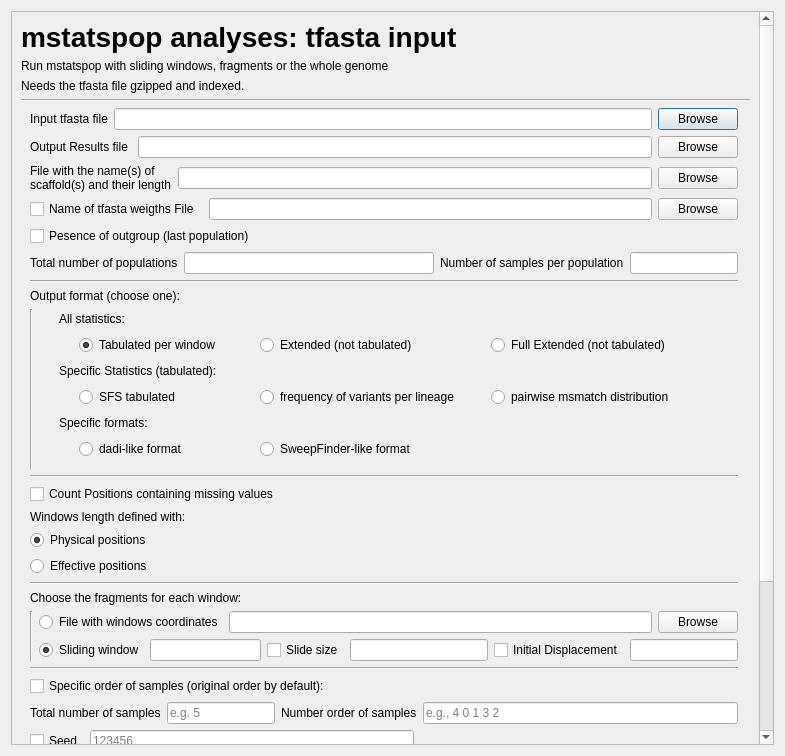
<?xml version="1.0" encoding="UTF-8"?>
<ui version="4.0">
 <class>Dialog</class>
 <widget class="QDialog" name="Dialog">
  <property name="geometry">
   <rect>
    <x>0</x>
    <y>0</y>
    <width>785</width>
    <height>756</height>
   </rect>
  </property>
  <property name="sizePolicy">
   <sizepolicy hsizetype="Preferred" vsizetype="Fixed">
    <horstretch>0</horstretch>
    <verstretch>0</verstretch>
   </sizepolicy>
  </property>
  <property name="minimumSize">
   <size>
    <width>729</width>
    <height>300</height>
   </size>
  </property>
  <property name="windowTitle">
   <string>Dialog</string>
  </property>
  <layout class="QGridLayout" name="gridLayout_4">
   <item row="0" column="0">
    <widget class="QScrollArea" name="scrollArea">
     <property name="sizePolicy">
      <sizepolicy hsizetype="Preferred" vsizetype="Preferred">
       <horstretch>0</horstretch>
       <verstretch>0</verstretch>
      </sizepolicy>
     </property>
     <property name="font">
      <font>
       <weight>50</weight>
       <italic>false</italic>
       <bold>false</bold>
       <underline>false</underline>
       <strikeout>false</strikeout>
       <kerning>true</kerning>
      </font>
     </property>
     <property name="lineWidth">
      <number>0</number>
     </property>
     <property name="widgetResizable">
      <bool>true</bool>
     </property>
     <widget class="QWidget" name="scrollAreaWidgetContents">
      <property name="geometry">
       <rect>
        <x>0</x>
        <y>0</y>
        <width>759</width>
        <height>1238</height>
       </rect>
      </property>
      <layout class="QGridLayout" name="gridLayout_2">
       <item row="0" column="0">
        <layout class="QHBoxLayout" name="horizontalLayout_15">
         <property name="sizeConstraint">
          <enum>QLayout::SetFixedSize</enum>
         </property>
         <property name="topMargin">
          <number>0</number>
         </property>
         <property name="rightMargin">
          <number>10</number>
         </property>
         <item>
          <layout class="QHBoxLayout" name="horizontalLayout_16">
           <property name="rightMargin">
            <number>10</number>
           </property>
           <item>
            <layout class="QVBoxLayout" name="verticalLayout_22">
             <property name="sizeConstraint">
              <enum>QLayout::SetFixedSize</enum>
             </property>
             <property name="bottomMargin">
              <number>0</number>
             </property>
             <item>
              <layout class="QVBoxLayout" name="verticalLayout_23">
               <item>
                <widget class="QLabel" name="label_8">
                 <property name="font">
                  <font>
                   <pointsize>21</pointsize>
                   <weight>75</weight>
                   <bold>true</bold>
                  </font>
                 </property>
                 <property name="text">
                  <string>mstatspop analyses: tfasta input</string>
                 </property>
                </widget>
               </item>
              </layout>
             </item>
             <item>
              <layout class="QVBoxLayout" name="verticalLayout_24">
               <item>
                <widget class="QLabel" name="label_9">
                 <property name="font">
                  <font>
                   <kerning>true</kerning>
                  </font>
                 </property>
                 <property name="text">
                  <string>Run mstatspop with sliding windows, fragments or the whole genome</string>
                 </property>
                </widget>
               </item>
              </layout>
             </item>
             <item>
              <layout class="QVBoxLayout" name="verticalLayout_25">
               <item>
                <widget class="QLabel" name="label_10">
                 <property name="text">
                  <string>Needs the tfasta file gzipped and indexed.</string>
                 </property>
                </widget>
               </item>
              </layout>
             </item>
            </layout>
           </item>
          </layout>
         </item>
         <item>
          <widget class="QLabel" name="logo_4">
           <property name="sizePolicy">
            <sizepolicy hsizetype="Preferred" vsizetype="Fixed">
             <horstretch>0</horstretch>
             <verstretch>0</verstretch>
            </sizepolicy>
           </property>
           <property name="maximumSize">
            <size>
             <width>81</width>
             <height>81</height>
            </size>
           </property>
           <property name="text">
            <string/>
           </property>
           <property name="pixmap">
            <pixmap resource="icon_SPiGA.qrc">:/logo/SPiGA_icon.png</pixmap>
           </property>
           <property name="scaledContents">
            <bool>true</bool>
           </property>
          </widget>
         </item>
        </layout>
       </item>
       <item row="1" column="0">
        <widget class="Line" name="line">
         <property name="orientation">
          <enum>Qt::Horizontal</enum>
         </property>
        </widget>
       </item>
       <item row="2" column="0">
        <widget class="QFrame" name="frameWeight">
         <property name="frameShape">
          <enum>QFrame::NoFrame</enum>
         </property>
         <property name="frameShadow">
          <enum>QFrame::Raised</enum>
         </property>
         <layout class="QVBoxLayout" name="verticalLayout_8">
          <property name="topMargin">
           <number>0</number>
          </property>
          <property name="rightMargin">
           <number>12</number>
          </property>
          <property name="bottomMargin">
           <number>0</number>
          </property>
          <item>
           <layout class="QHBoxLayout" name="horizontalLayout_input_option_i" stretch="0,0,0">
            <property name="spacing">
             <number>6</number>
            </property>
            <item>
             <widget class="QLabel" name="labelInput_tfasta">
              <property name="text">
               <string>Input tfasta file</string>
              </property>
             </widget>
            </item>
            <item>
             <widget class="QLineEdit" name="lineInput_tfasta"/>
            </item>
            <item>
             <widget class="QPushButton" name="openInput_fasta">
              <property name="text">
               <string>Browse</string>
              </property>
              <property name="autoDefault">
               <bool>true</bool>
              </property>
             </widget>
            </item>
           </layout>
          </item>
          <item>
           <layout class="QHBoxLayout" name="horizontalLayout_output_option_o">
            <item>
             <widget class="QLabel" name="labelOutput_tfasta">
              <property name="text">
               <string>Output Results file </string>
              </property>
             </widget>
            </item>
            <item>
             <widget class="QLineEdit" name="lineOutput_tfasta"/>
            </item>
            <item>
             <widget class="QPushButton" name="openInput_fasta_2">
              <property name="text">
               <string>Browse</string>
              </property>
              <property name="autoDefault">
               <bool>true</bool>
              </property>
             </widget>
            </item>
           </layout>
          </item>
          <item>
           <layout class="QHBoxLayout" name="horizontalLayout_option_n">
            <item>
             <widget class="QLabel" name="labelScaffold">
              <property name="text">
               <string>File with the name(s) of
scaffold(s) and their length</string>
              </property>
             </widget>
            </item>
            <item>
             <widget class="QLineEdit" name="lineScaffold">
              <property name="placeholderText">
               <string/>
              </property>
             </widget>
            </item>
            <item>
             <widget class="QPushButton" name="openScaffold">
              <property name="text">
               <string>Browse</string>
              </property>
             </widget>
            </item>
           </layout>
          </item>
          <item>
           <layout class="QHBoxLayout" name="horizontalLayout_75">
            <item>
             <widget class="QCheckBox" name="checkBox_WeightFile">
              <property name="text">
               <string>Name of tfasta weigths File </string>
              </property>
              <property name="autoExclusive">
               <bool>true</bool>
              </property>
             </widget>
            </item>
            <item>
             <widget class="QLineEdit" name="lineWeightFile"/>
            </item>
            <item>
             <widget class="QPushButton" name="openWeightFile">
              <property name="text">
               <string>Browse</string>
              </property>
             </widget>
            </item>
           </layout>
          </item>
          <item>
           <widget class="QCheckBox" name="checkOutgroupWeight">
            <property name="text">
             <string>Pesence of outgroup (last population)</string>
            </property>
           </widget>
          </item>
          <item>
           <layout class="QHBoxLayout" name="horizontalLayout_62">
            <item>
             <widget class="QLabel" name="label_44">
              <property name="text">
               <string>Total number of populations</string>
              </property>
             </widget>
            </item>
            <item>
             <widget class="QLineEdit" name="lineTotalPopsConv"/>
            </item>
            <item>
             <layout class="QHBoxLayout" name="horizontalLayout_60">
              <item>
               <widget class="QLabel" name="label_43">
                <property name="text">
                 <string>Number of samples per population</string>
                </property>
               </widget>
              </item>
              <item>
               <widget class="QLineEdit" name="lineSamplesPopsConv"/>
              </item>
             </layout>
            </item>
           </layout>
          </item>
          <item>
           <widget class="Line" name="line_5">
            <property name="orientation">
             <enum>Qt::Horizontal</enum>
            </property>
           </widget>
          </item>
          <item>
           <layout class="QHBoxLayout" name="horizontalLayout_18">
            <property name="topMargin">
             <number>0</number>
            </property>
            <item>
             <widget class="QLabel" name="label_2">
              <property name="text">
               <string>Output format (choose one):</string>
              </property>
             </widget>
            </item>
           </layout>
          </item>
          <item>
           <layout class="QHBoxLayout" name="horizontalLayout_19">
            <property name="leftMargin">
             <number>0</number>
            </property>
            <property name="bottomMargin">
             <number>0</number>
            </property>
            <item>
             <widget class="Line" name="line_8">
              <property name="orientation">
               <enum>Qt::Vertical</enum>
              </property>
             </widget>
            </item>
            <item>
             <layout class="QVBoxLayout" name="verticalLayout_2">
              <property name="topMargin">
               <number>0</number>
              </property>
              <property name="bottomMargin">
               <number>10</number>
              </property>
              <item>
               <layout class="QHBoxLayout" name="horizontalLayout_13">
                <property name="bottomMargin">
                 <number>0</number>
                </property>
                <item>
                 <spacer name="horizontalSpacer_16">
                  <property name="orientation">
                   <enum>Qt::Horizontal</enum>
                  </property>
                  <property name="sizeType">
                   <enum>QSizePolicy::Fixed</enum>
                  </property>
                  <property name="sizeHint" stdset="0">
                   <size>
                    <width>20</width>
                    <height>20</height>
                   </size>
                  </property>
                 </spacer>
                </item>
                <item>
                 <widget class="QLabel" name="label_3">
                  <property name="text">
                   <string>All statistics:</string>
                  </property>
                 </widget>
                </item>
               </layout>
              </item>
              <item>
               <layout class="QGridLayout" name="gridLayout">
                <property name="bottomMargin">
                 <number>0</number>
                </property>
                <item row="0" column="0">
                 <spacer name="horizontalSpacer_10">
                  <property name="orientation">
                   <enum>Qt::Horizontal</enum>
                  </property>
                  <property name="sizeType">
                   <enum>QSizePolicy::Fixed</enum>
                  </property>
                  <property name="sizeHint" stdset="0">
                   <size>
                    <width>40</width>
                    <height>20</height>
                   </size>
                  </property>
                 </spacer>
                </item>
                <item row="0" column="3">
                 <widget class="QRadioButton" name="radioButton_option_o10">
                  <property name="text">
                   <string>Full Extended (not tabulated)</string>
                  </property>
                  <attribute name="buttonGroup">
                   <string notr="true">buttonGroup_6</string>
                  </attribute>
                 </widget>
                </item>
                <item row="0" column="1">
                 <widget class="QRadioButton" name="radioButton_option_o1">
                  <property name="sizePolicy">
                   <sizepolicy hsizetype="Fixed" vsizetype="Fixed">
                    <horstretch>0</horstretch>
                    <verstretch>0</verstretch>
                   </sizepolicy>
                  </property>
                  <property name="minimumSize">
                   <size>
                    <width>175</width>
                    <height>0</height>
                   </size>
                  </property>
                  <property name="text">
                   <string>Tabulated per window</string>
                  </property>
                  <property name="checked">
                   <bool>true</bool>
                  </property>
                  <attribute name="buttonGroup">
                   <string notr="true">buttonGroup_6</string>
                  </attribute>
                 </widget>
                </item>
                <item row="0" column="2">
                 <widget class="QRadioButton" name="radioButton_oprion_o0">
                  <property name="sizePolicy">
                   <sizepolicy hsizetype="Fixed" vsizetype="Fixed">
                    <horstretch>0</horstretch>
                    <verstretch>0</verstretch>
                   </sizepolicy>
                  </property>
                  <property name="minimumSize">
                   <size>
                    <width>225</width>
                    <height>0</height>
                   </size>
                  </property>
                  <property name="text">
                   <string>Extended (not tabulated)</string>
                  </property>
                  <attribute name="buttonGroup">
                   <string notr="true">buttonGroup_6</string>
                  </attribute>
                 </widget>
                </item>
               </layout>
              </item>
              <item>
               <layout class="QHBoxLayout" name="horizontalLayout_17">
                <property name="bottomMargin">
                 <number>0</number>
                </property>
                <item>
                 <spacer name="horizontalSpacer_18">
                  <property name="orientation">
                   <enum>Qt::Horizontal</enum>
                  </property>
                  <property name="sizeType">
                   <enum>QSizePolicy::Fixed</enum>
                  </property>
                  <property name="sizeHint" stdset="0">
                   <size>
                    <width>20</width>
                    <height>20</height>
                   </size>
                  </property>
                 </spacer>
                </item>
                <item>
                 <widget class="QLabel" name="label_5">
                  <property name="text">
                   <string>Specific Statistics (tabulated):</string>
                  </property>
                 </widget>
                </item>
               </layout>
              </item>
              <item>
               <layout class="QGridLayout" name="gridLayout_3">
                <property name="topMargin">
                 <number>0</number>
                </property>
                <item row="0" column="2">
                 <widget class="QRadioButton" name="radioButton_oprion_o5">
                  <property name="sizePolicy">
                   <sizepolicy hsizetype="Fixed" vsizetype="Fixed">
                    <horstretch>0</horstretch>
                    <verstretch>0</verstretch>
                   </sizepolicy>
                  </property>
                  <property name="minimumSize">
                   <size>
                    <width>225</width>
                    <height>0</height>
                   </size>
                  </property>
                  <property name="text">
                   <string>frequency of variants per lineage </string>
                  </property>
                  <attribute name="buttonGroup">
                   <string notr="true">buttonGroup_6</string>
                  </attribute>
                 </widget>
                </item>
                <item row="0" column="0">
                 <spacer name="horizontalSpacer_15">
                  <property name="orientation">
                   <enum>Qt::Horizontal</enum>
                  </property>
                  <property name="sizeType">
                   <enum>QSizePolicy::Fixed</enum>
                  </property>
                  <property name="sizeHint" stdset="0">
                   <size>
                    <width>40</width>
                    <height>20</height>
                   </size>
                  </property>
                 </spacer>
                </item>
                <item row="0" column="3">
                 <widget class="QRadioButton" name="radioButton_option_o4">
                  <property name="text">
                   <string>pairwise msmatch distribution </string>
                  </property>
                  <attribute name="buttonGroup">
                   <string notr="true">buttonGroup_6</string>
                  </attribute>
                 </widget>
                </item>
                <item row="0" column="1">
                 <widget class="QRadioButton" name="radioButton_option_o2">
                  <property name="sizePolicy">
                   <sizepolicy hsizetype="Fixed" vsizetype="Fixed">
                    <horstretch>0</horstretch>
                    <verstretch>0</verstretch>
                   </sizepolicy>
                  </property>
                  <property name="minimumSize">
                   <size>
                    <width>175</width>
                    <height>0</height>
                   </size>
                  </property>
                  <property name="text">
                   <string>SFS tabulated </string>
                  </property>
                  <attribute name="buttonGroup">
                   <string notr="true">buttonGroup_6</string>
                  </attribute>
                 </widget>
                </item>
               </layout>
              </item>
              <item>
               <layout class="QHBoxLayout" name="horizontalLayout_23">
                <property name="bottomMargin">
                 <number>0</number>
                </property>
                <item>
                 <spacer name="horizontalSpacer_19">
                  <property name="orientation">
                   <enum>Qt::Horizontal</enum>
                  </property>
                  <property name="sizeType">
                   <enum>QSizePolicy::Fixed</enum>
                  </property>
                  <property name="sizeHint" stdset="0">
                   <size>
                    <width>20</width>
                    <height>20</height>
                   </size>
                  </property>
                 </spacer>
                </item>
                <item>
                 <widget class="QLabel" name="label_7">
                  <property name="text">
                   <string>Specific formats:</string>
                  </property>
                 </widget>
                </item>
               </layout>
              </item>
              <item>
               <layout class="QGridLayout" name="gridLayout_6">
                <property name="topMargin">
                 <number>0</number>
                </property>
                <item row="0" column="0">
                 <spacer name="horizontalSpacer_21">
                  <property name="orientation">
                   <enum>Qt::Horizontal</enum>
                  </property>
                  <property name="sizeType">
                   <enum>QSizePolicy::Fixed</enum>
                  </property>
                  <property name="sizeHint" stdset="0">
                   <size>
                    <width>40</width>
                    <height>20</height>
                   </size>
                  </property>
                 </spacer>
                </item>
                <item row="0" column="2">
                 <widget class="QRadioButton" name="radioButton_option_o7">
                  <property name="text">
                   <string>SweepFinder-like format </string>
                  </property>
                  <attribute name="buttonGroup">
                   <string notr="true">buttonGroup_6</string>
                  </attribute>
                 </widget>
                </item>
                <item row="0" column="1">
                 <widget class="QRadioButton" name="radioButton_option_03">
                  <property name="sizePolicy">
                   <sizepolicy hsizetype="Fixed" vsizetype="Fixed">
                    <horstretch>0</horstretch>
                    <verstretch>0</verstretch>
                   </sizepolicy>
                  </property>
                  <property name="minimumSize">
                   <size>
                    <width>175</width>
                    <height>0</height>
                   </size>
                  </property>
                  <property name="text">
                   <string>dadi-like format </string>
                  </property>
                  <attribute name="buttonGroup">
                   <string notr="true">buttonGroup_6</string>
                  </attribute>
                 </widget>
                </item>
               </layout>
              </item>
             </layout>
            </item>
           </layout>
          </item>
          <item>
           <widget class="Line" name="line_4">
            <property name="orientation">
             <enum>Qt::Horizontal</enum>
            </property>
           </widget>
          </item>
          <item>
           <widget class="QCheckBox" name="checkUnknownPosConv">
            <property name="text">
             <string>Count Positions containing missing values</string>
            </property>
           </widget>
          </item>
          <item>
           <widget class="QLabel" name="label_42">
            <property name="text">
             <string>Windows length defined with:</string>
            </property>
           </widget>
          </item>
          <item>
           <layout class="QVBoxLayout" name="verticalLayout_26">
            <item>
             <widget class="QRadioButton" name="radioWindowLength_PhysPos">
              <property name="text">
               <string>Physical positions</string>
              </property>
              <property name="checked">
               <bool>true</bool>
              </property>
              <attribute name="buttonGroup">
               <string notr="true">buttonGroup</string>
              </attribute>
             </widget>
            </item>
            <item>
             <widget class="QRadioButton" name="radioWindowLength_EffPos">
              <property name="contextMenuPolicy">
               <enum>Qt::DefaultContextMenu</enum>
              </property>
              <property name="text">
               <string>Effective positions</string>
              </property>
              <property name="autoExclusive">
               <bool>true</bool>
              </property>
              <attribute name="buttonGroup">
               <string notr="true">buttonGroup</string>
              </attribute>
             </widget>
            </item>
           </layout>
          </item>
          <item>
           <widget class="Line" name="line_9">
            <property name="orientation">
             <enum>Qt::Horizontal</enum>
            </property>
           </widget>
          </item>
          <item>
           <widget class="QLabel" name="label_6">
            <property name="text">
             <string>Choose the fragments for each window: </string>
            </property>
           </widget>
          </item>
          <item>
           <layout class="QHBoxLayout" name="horizontalLayout_22">
            <property name="leftMargin">
             <number>0</number>
            </property>
            <property name="topMargin">
             <number>0</number>
            </property>
            <item>
             <widget class="Line" name="line_6">
              <property name="orientation">
               <enum>Qt::Vertical</enum>
              </property>
             </widget>
            </item>
            <item>
             <layout class="QVBoxLayout" name="verticalLayout_3">
              <property name="spacing">
               <number>-1</number>
              </property>
              <property name="bottomMargin">
               <number>0</number>
              </property>
              <item>
               <layout class="QHBoxLayout" name="horizontalLayout_filesel_option_C">
                <item>
                 <widget class="QRadioButton" name="radioButton_coord_segments">
                  <property name="text">
                   <string>File with windows coordinates</string>
                  </property>
                  <attribute name="buttonGroup">
                   <string notr="true">buttonGroup_7</string>
                  </attribute>
                 </widget>
                </item>
                <item>
                 <widget class="QLineEdit" name="line_coord_segments"/>
                </item>
                <item>
                 <widget class="QPushButton" name="open_coord_segments">
                  <property name="text">
                   <string>Browse</string>
                  </property>
                 </widget>
                </item>
               </layout>
              </item>
              <item>
               <layout class="QHBoxLayout" name="horizontalLayout_21">
                <property name="topMargin">
                 <number>0</number>
                </property>
                <property name="rightMargin">
                 <number>0</number>
                </property>
                <item>
                 <layout class="QHBoxLayout" name="horizontalLayout_20">
                  <property name="bottomMargin">
                   <number>0</number>
                  </property>
                  <item>
                   <widget class="QRadioButton" name="radioButton_SlideWindow">
                    <property name="text">
                     <string>Sliding window</string>
                    </property>
                    <property name="checked">
                     <bool>true</bool>
                    </property>
                    <attribute name="buttonGroup">
                     <string notr="true">buttonGroup_7</string>
                    </attribute>
                   </widget>
                  </item>
                  <item>
                   <widget class="QLineEdit" name="line_SlideWindowSizeConv"/>
                  </item>
                 </layout>
                </item>
                <item>
                 <layout class="QHBoxLayout" name="horizontalLayout_71">
                  <item>
                   <widget class="QCheckBox" name="checkSlideConv">
                    <property name="whatsThis">
                     <string>&lt;html&gt;&lt;head/&gt;&lt;body&gt;&lt;p&gt;by default slide the same size than the window&lt;/p&gt;&lt;/body&gt;&lt;/html&gt;</string>
                    </property>
                    <property name="text">
                     <string>Slide size</string>
                    </property>
                   </widget>
                  </item>
                  <item>
                   <widget class="QLineEdit" name="lineSlideConv"/>
                  </item>
                 </layout>
                </item>
                <item>
                 <layout class="QHBoxLayout" name="horizontalLayout_72">
                  <item>
                   <widget class="QCheckBox" name="check_Displacement">
                    <property name="whatsThis">
                     <string>&lt;html&gt;&lt;head/&gt;&lt;body&gt;&lt;p&gt;starts the analysis of sliding windows from the number of positions indicated.&lt;/p&gt;&lt;/body&gt;&lt;/html&gt;</string>
                    </property>
                    <property name="text">
                     <string>Initial Displacement</string>
                    </property>
                   </widget>
                  </item>
                  <item>
                   <widget class="QLineEdit" name="lineDisplacement"/>
                  </item>
                 </layout>
                </item>
               </layout>
              </item>
             </layout>
            </item>
           </layout>
          </item>
          <item>
           <widget class="Line" name="line_2">
            <property name="orientation">
             <enum>Qt::Horizontal</enum>
            </property>
           </widget>
          </item>
          <item>
           <widget class="QCheckBox" name="checkOrderSamplesConv">
            <property name="text">
             <string>Specific order of samples (original order by default):</string>
            </property>
           </widget>
          </item>
          <item>
           <layout class="QHBoxLayout" name="horizontalLayout_61">
            <item>
             <widget class="QLabel" name="labelOrderSamplesConv">
              <property name="text">
               <string>Total number of samples</string>
              </property>
             </widget>
            </item>
            <item>
             <widget class="QLineEdit" name="lineOrderSamples_total">
              <property name="sizePolicy">
               <sizepolicy hsizetype="Fixed" vsizetype="Fixed">
                <horstretch>0</horstretch>
                <verstretch>0</verstretch>
               </sizepolicy>
              </property>
              <property name="placeholderText">
               <string>e.g. 5</string>
              </property>
             </widget>
            </item>
            <item>
             <layout class="QHBoxLayout" name="horizontalLayout_63">
              <item>
               <widget class="QLabel" name="labelOrderSamplesConv2">
                <property name="text">
                 <string>Number order of samples</string>
                </property>
               </widget>
              </item>
              <item>
               <widget class="QLineEdit" name="lineOrderSamplesConv2">
                <property name="placeholderText">
                 <string>e.g., 4 0 1 3 2</string>
                </property>
               </widget>
              </item>
             </layout>
            </item>
           </layout>
          </item>
          <item>
           <layout class="QHBoxLayout" name="horizontalLayout_76">
            <item>
             <widget class="QCheckBox" name="check_seed">
              <property name="text">
               <string>Seed</string>
              </property>
             </widget>
            </item>
            <item>
             <widget class="QLineEdit" name="line_seed">
              <property name="placeholderText">
               <string>123456</string>
              </property>
             </widget>
            </item>
            <item>
             <spacer name="horizontalSpacer_12">
              <property name="orientation">
               <enum>Qt::Horizontal</enum>
              </property>
              <property name="sizeHint" stdset="0">
               <size>
                <width>40</width>
                <height>20</height>
               </size>
              </property>
             </spacer>
            </item>
           </layout>
          </item>
          <item>
           <layout class="QHBoxLayout" name="horizontalLayout_77">
            <item>
             <widget class="QCheckBox" name="check_Fst">
              <property name="text">
               <string>Fst Permutations (only for Extended option and more than one population)</string>
              </property>
             </widget>
            </item>
            <item>
             <widget class="QLineEdit" name="line_Fst">
              <property name="placeholderText">
               <string>100</string>
              </property>
             </widget>
            </item>
            <item>
             <spacer name="horizontalSpacer_13">
              <property name="orientation">
               <enum>Qt::Horizontal</enum>
              </property>
              <property name="sizeHint" stdset="0">
               <size>
                <width>40</width>
                <height>20</height>
               </size>
              </property>
             </spacer>
            </item>
           </layout>
          </item>
          <item>
           <widget class="Line" name="line_7">
            <property name="orientation">
             <enum>Qt::Horizontal</enum>
            </property>
           </widget>
          </item>
          <item>
           <widget class="QLabel" name="label_11">
            <property name="text">
             <string>Optimal Test (not missing allowed):</string>
            </property>
           </widget>
          </item>
          <item>
           <layout class="QVBoxLayout" name="verticalLayout">
            <property name="topMargin">
             <number>0</number>
            </property>
            <property name="rightMargin">
             <number>0</number>
            </property>
            <property name="bottomMargin">
             <number>0</number>
            </property>
            <item>
             <layout class="QHBoxLayout" name="horizontalLayout">
              <property name="topMargin">
               <number>0</number>
              </property>
              <property name="rightMargin">
               <number>10</number>
              </property>
              <item>
               <widget class="QCheckBox" name="checkBox_Exp_Alt_SFS">
                <property name="text">
                 <string>File with  Expected Alternative SFS per population</string>
                </property>
               </widget>
              </item>
              <item>
               <widget class="QLineEdit" name="line_Exp_Alt_SFS"/>
              </item>
              <item>
               <widget class="QPushButton" name="open_Exp_Alt_SFS">
                <property name="text">
                 <string>Browse</string>
                </property>
               </widget>
              </item>
             </layout>
            </item>
            <item>
             <layout class="QHBoxLayout" name="horizontalLayout_3">
              <property name="topMargin">
               <number>0</number>
              </property>
              <property name="rightMargin">
               <number>10</number>
              </property>
              <item>
               <spacer name="horizontalSpacer_2">
                <property name="orientation">
                 <enum>Qt::Horizontal</enum>
                </property>
                <property name="sizeType">
                 <enum>QSizePolicy::Fixed</enum>
                </property>
                <property name="sizeHint" stdset="0">
                 <size>
                  <width>40</width>
                  <height>20</height>
                 </size>
                </property>
               </spacer>
              </item>
              <item>
               <widget class="QCheckBox" name="checkBox_Exp_Null_SFS">
                <property name="text">
                 <string>File with  Expected Null SFS per population</string>
                </property>
               </widget>
              </item>
              <item>
               <widget class="QLineEdit" name="line_Exp_Null_SFS"/>
              </item>
              <item>
               <widget class="QPushButton" name="open_Exp_Null_SFS">
                <property name="text">
                 <string>Browse</string>
                </property>
               </widget>
              </item>
             </layout>
            </item>
           </layout>
          </item>
          <item>
           <widget class="Line" name="line_3">
            <property name="orientation">
             <enum>Qt::Horizontal</enum>
            </property>
           </widget>
          </item>
          <item>
           <layout class="QHBoxLayout" name="horizontalLayout_7">
            <property name="bottomMargin">
             <number>0</number>
            </property>
            <item>
             <layout class="QHBoxLayout" name="horizontalLayout_10">
              <property name="bottomMargin">
               <number>0</number>
              </property>
              <item>
               <widget class="QLabel" name="label">
                <property name="sizePolicy">
                 <sizepolicy hsizetype="Fixed" vsizetype="Preferred">
                  <horstretch>0</horstretch>
                  <verstretch>0</verstretch>
                 </sizepolicy>
                </property>
                <property name="text">
                 <string>Command:</string>
                </property>
               </widget>
              </item>
             </layout>
            </item>
            <item>
             <layout class="QHBoxLayout" name="horizontalLayout_11">
              <property name="rightMargin">
               <number>0</number>
              </property>
              <property name="bottomMargin">
               <number>0</number>
              </property>
              <item>
               <widget class="QLineEdit" name="lineEdit"/>
              </item>
             </layout>
            </item>
           </layout>
          </item>
          <item>
           <layout class="QHBoxLayout" name="horizontalLayout_2">
            <property name="rightMargin">
             <number>0</number>
            </property>
            <property name="bottomMargin">
             <number>0</number>
            </property>
            <item>
             <spacer name="horizontalSpacer">
              <property name="orientation">
               <enum>Qt::Horizontal</enum>
              </property>
              <property name="sizeHint" stdset="0">
               <size>
                <width>40</width>
                <height>20</height>
               </size>
              </property>
             </spacer>
            </item>
            <item>
             <widget class="QPushButton" name="Button_AddCommandWin">
              <property name="text">
               <string>Add to Command Window </string>
              </property>
             </widget>
            </item>
           </layout>
          </item>
         </layout>
        </widget>
       </item>
      </layout>
     </widget>
    </widget>
   </item>
  </layout>
 </widget>
 <tabstops>
  <tabstop>lineInput_tfasta</tabstop>
  <tabstop>openInput_fasta</tabstop>
  <tabstop>lineOutput_tfasta</tabstop>
  <tabstop>lineScaffold</tabstop>
  <tabstop>openScaffold</tabstop>
  <tabstop>checkOrderSamplesConv</tabstop>
  <tabstop>lineOrderSamples_total</tabstop>
  <tabstop>lineOrderSamplesConv2</tabstop>
  <tabstop>lineWeightFile</tabstop>
  <tabstop>openWeightFile</tabstop>
  <tabstop>Button_AddCommandWin</tabstop>
 </tabstops>
 <resources>
  <include location="icon_SPiGA.qrc"/>
 </resources>
 <connections/>
 <buttongroups>
  <buttongroup name="buttonGroup_5"/>
  <buttongroup name="buttonGroup_3"/>
  <buttongroup name="buttonGroup_2"/>
  <buttongroup name="buttonGroup_4"/>
  <buttongroup name="buttonGroup_6"/>
  <buttongroup name="buttonGroup_7"/>
  <buttongroup name="buttonGroup"/>
 </buttongroups>
</ui>
